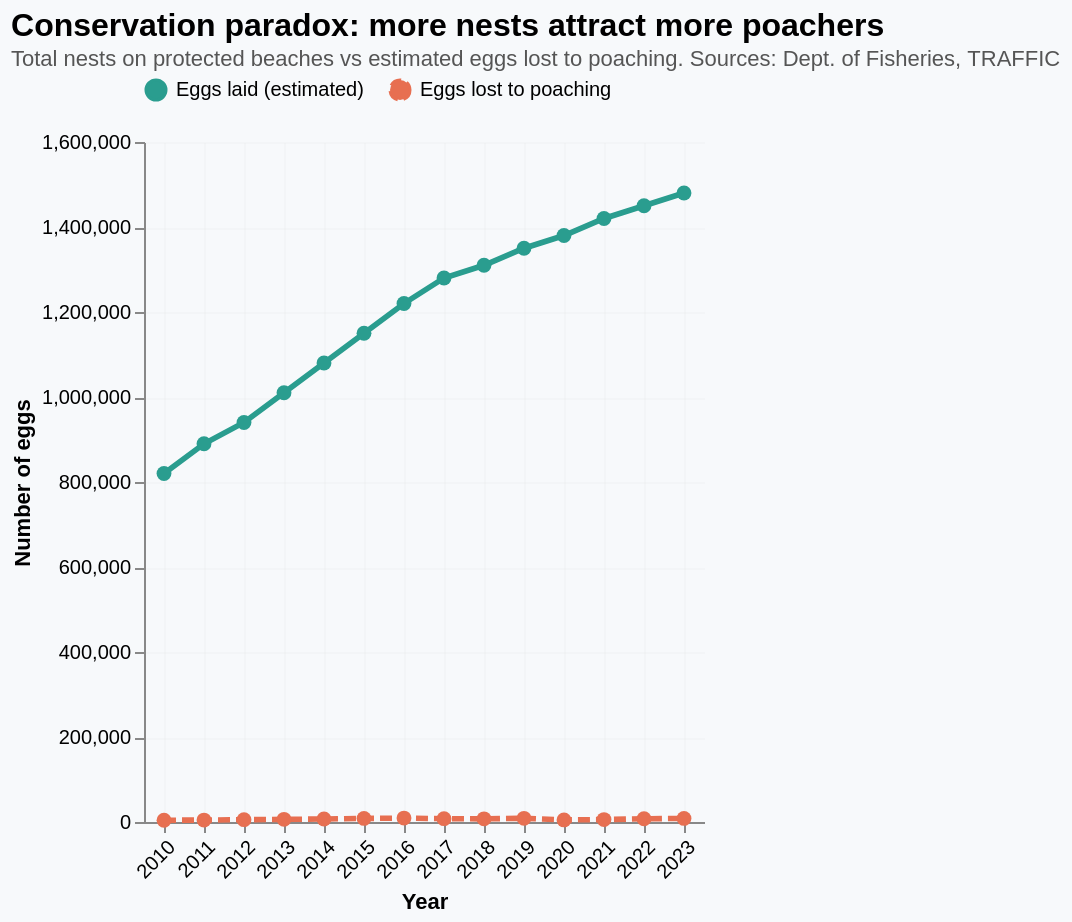

Source (Vega-Lite JSON):
### Vega-Lite specification from a JSON file in a GitHub repository (floating-point values rounded to 4 significant figures)
{"$schema": "https://vega.github.io/schema/vega-lite/v5.json", "title": {"text": "Conservation paradox: more nests attract more poachers", "subtitle": "Total nests on protected beaches vs estimated eggs lost to poaching. Sources: Dept. of Fisheries, TRAFFIC", "fontSize": 16, "subtitleFontSize": 11, "anchor": "start", "subtitleColor": "#555"}, "width": "container", "height": 340, "background": "#f7f9fb", "config": {"view": {"stroke": null}, "axis": {"grid": true, "gridOpacity": 0.15}}, "data": {"values": [{"year": 2010, "nests": 8200, "eggs_poached": 4100}, {"year": 2011, "nests": 8900, "eggs_poached": 4600}, {"year": 2012, "nests": 9400, "eggs_poached": 5400}, {"year": 2013, "nests": 10100, "eggs_poached": 6200}, {"year": 2014, "nests": 10800, "eggs_poached": 7100}, {"year": 2015, "nests": 11500, "eggs_poached": 8400}, {"year": 2016, "nests": 12200, "eggs_poached": 9200}, {"year": 2017, "nests": 12800, "eggs_poached": 7800}, {"year": 2018, "nests": 13100, "eggs_poached": 7400}, {"year": 2019, "nests": 13500, "eggs_poached": 8600}, {"year": 2020, "nests": 13800, "eggs_poached": 4900}, {"year": 2021, "nests": 14200, "eggs_poached": 5700}, {"year": 2022, "nests": 14500, "eggs_poached": 7600}, {"year": 2023, "nests": 14800, "eggs_poached": 8400}]}, "transform": [{"calculate": "datum.nests * 100", "as": "total_eggs"}, {"fold": ["total_eggs", "eggs_poached"], "as": ["metric", "value"]}, {"calculate": "datum.metric == 'total_eggs' ? 'Eggs laid (estimated)' : 'Eggs lost to poaching'", "as": "series"}], "mark": {"type": "line", "strokeWidth": 2.8, "point": {"size": 55, "filled": true}}, "encoding": {"x": {"field": "year", "type": "ordinal", "axis": {"title": "Year", "labelAngle": -45}}, "y": {"field": "value", "type": "quantitative", "axis": {"title": "Number of eggs"}}, "color": {"field": "series", "type": "nominal", "scale": {"domain": ["Eggs laid (estimated)", "Eggs lost to poaching"], "range": ["#2a9d8f", "#e76f51"]}, "legend": {"title": null, "orient": "top"}}, "strokeDash": {"field": "series", "type": "nominal", "scale": {"domain": ["Eggs laid (estimated)", "Eggs lost to poaching"], "range": [[0], [6, 3]]}, "legend": null}, "tooltip": [{"field": "year", "title": "Year"}, {"field": "series", "title": "Metric"}, {"field": "value", "title": "Eggs", "format": ","}]}}
